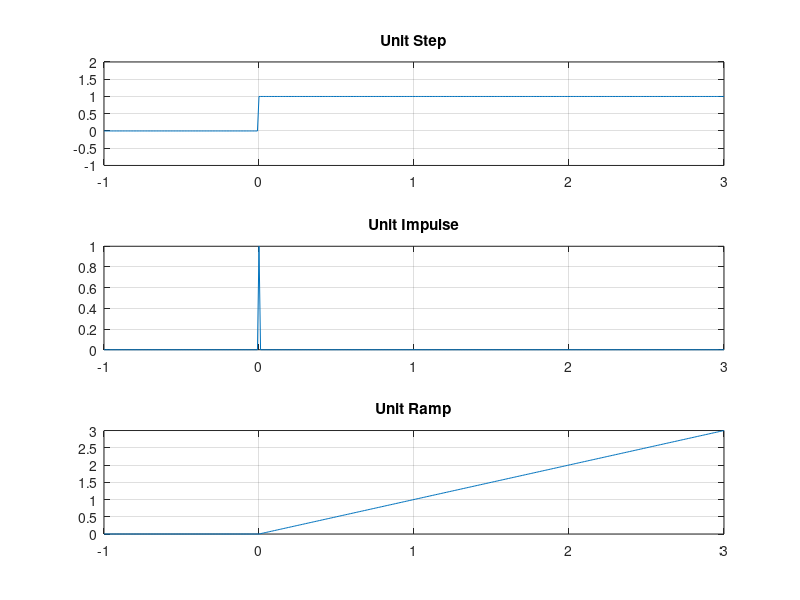

This chart was generated by the following MATLAB code:
f=1;%freq in hertz
fs=100;%sampling freq
dutycycle=3;%dutycycle
t=-1:1/fs:dutycycle/f;%time period
subplot(3,1,1);%3 rows 1 column 1 box
plot(t,t>=0)%unit step
ylim([-1 2])%y axis limit from -1 to 2
title('Unit Step');
grid on;
subplot(3,1,2);%3 rows 2 colums 2nd box
plot(t,t==0);%unit impulse
title('Unit Impulse');
grid on;
subplot(3,1,3);%3 rows 1 column 3rd box
plot(t,t.*(t>=0));%unit ramp
title('Unit Ramp');
grid on;